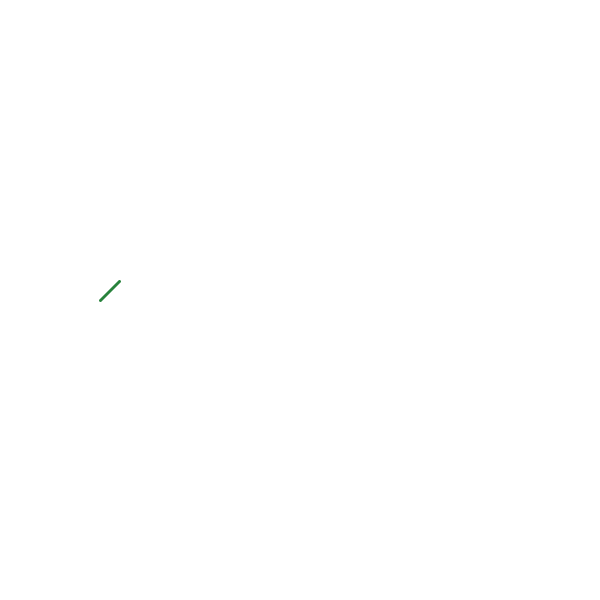
Frame 1 (no input)
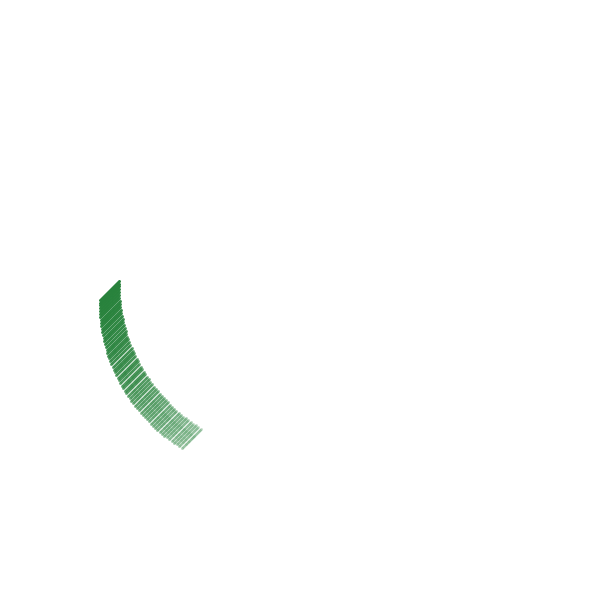
Frame 60 (the mouse pressed at the canvas centre just before this capture)
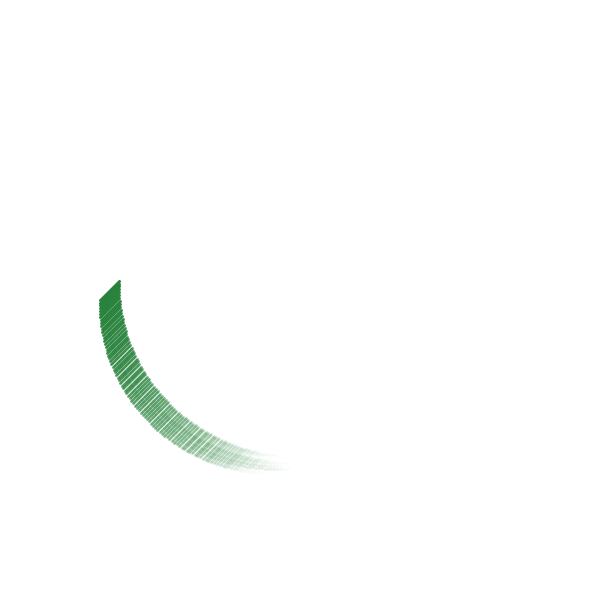
Frame 120 (the mouse held since frame 60 and released just before this capture)

The Processing sketch that drew these frames (run headless with seeded random() and noise(); from frame 60 on, the mouse is pressed at the canvas centre):

// Processing sketch: Ink_Circle
// ── Ink_Circle.pde
int num = 20;
float posx = 100;
float posy = 300;

float[] px = new float[num];
float[] py = new float[num];
float[] trans = new float[num];

void setup(){
  size(600,600);
  background(255);
  for(int i = 0;i<num;i++){
    px[i] = posx+i;
    py[i] = posy-i;
    trans[i] = 255;
  }
}

float t = 0;

void draw(){
  strokeWeight(3);
  for(int i = 0;i<num;i++){
    stroke(40,130,60,trans[i]);
    point(px[i],py[i]);
    px[i] = px[i]+3*sin(radians(t));
    py[i] = py[i]+3*cos(radians(t));
    trans[i] = trans[i] - (float)Math.random()*6;
  }
  t++;
  
  
  
  
}
